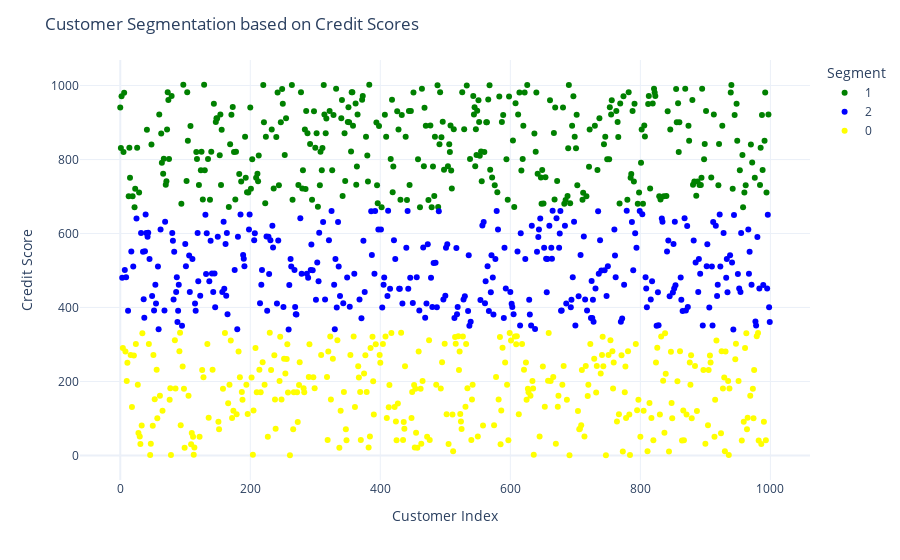

Write notebook code for a chart like this one.
### Code cell
# Convert the 'Segment' column to category data type
data['Segment'] = data['Segment'].astype('category')

# Visualize the segments using Plotly
fig = px.scatter(data, x=data.index, y='Credit Score', color='Segment',color_discrete_sequence=['green', 'blue', 'yellow', ])
fig.update_layout(xaxis_title='Customer Index',yaxis_title='Credit Score',title='Customer Segmentation based on Credit Scores')
fig.show()

### Figure 1 — Plotly figure (JSON) as saved in the notebook; plotly's stock layout.template omitted (floating-point values rounded to 4 significant figures; data arrays with more than 128 entries replaced by an {"elided": "..."} marker saying what was removed)
{"data": [{"hovertemplate": "Segment=1<br>index=%{x}<br>Credit Score=%{y}<extra></extra>", "legendgroup": "1", "marker": {"color": "green", "symbol": "circle"}, "mode": "markers", "name": "1", "orientation": "v", "showlegend": true, "type": "scatter", "x": {"elided": "346 int values"}, "xaxis": "x", "y": {"elided": "346 float values"}, "yaxis": "y"}, {"hovertemplate": "Segment=2<br>index=%{x}<br>Credit Score=%{y}<extra></extra>", "legendgroup": "2", "marker": {"color": "blue", "symbol": "circle"}, "mode": "markers", "name": "2", "orientation": "v", "showlegend": true, "type": "scatter", "x": {"elided": "326 int values"}, "xaxis": "x", "y": {"elided": "326 float values"}, "yaxis": "y"}, {"hovertemplate": "Segment=0<br>index=%{x}<br>Credit Score=%{y}<extra></extra>", "legendgroup": "0", "marker": {"color": "yellow", "symbol": "circle"}, "mode": "markers", "name": "0", "orientation": "v", "showlegend": true, "type": "scatter", "x": {"elided": "328 int values"}, "xaxis": "x", "y": {"elided": "328 float values"}, "yaxis": "y"}], "layout": {"legend": {"title": {"text": "Segment"}, "tracegroupgap": 0}, "margin": {"t": 60}, "title": {"text": "Customer Segmentation based on Credit Scores"}, "xaxis": {"anchor": "y", "domain": [0, 1], "title": {"text": "Customer Index"}}, "yaxis": {"anchor": "x", "domain": [0, 1], "title": {"text": "Credit Score"}}}}
